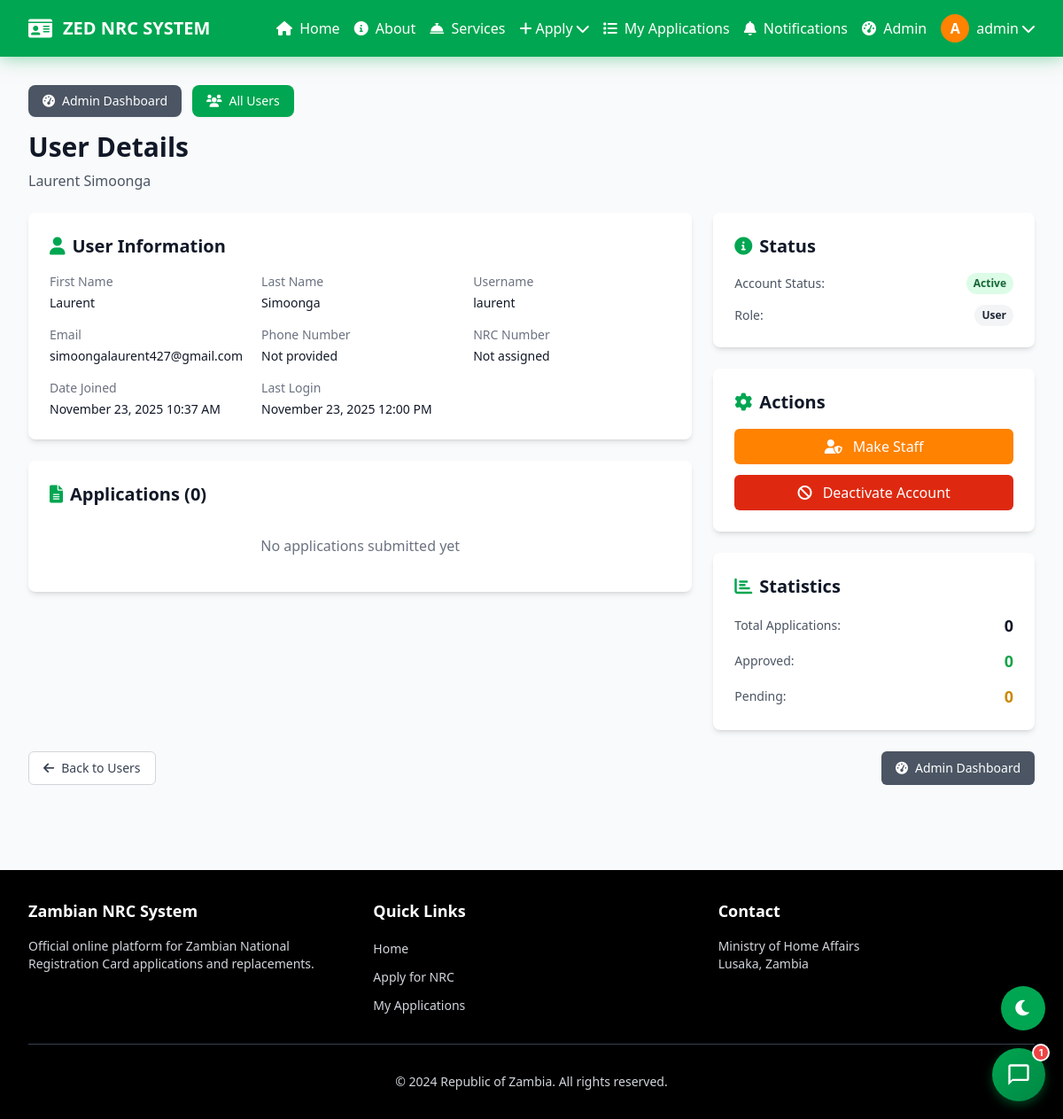
The app's page /dashboard/user/1/ (signed in), older data.
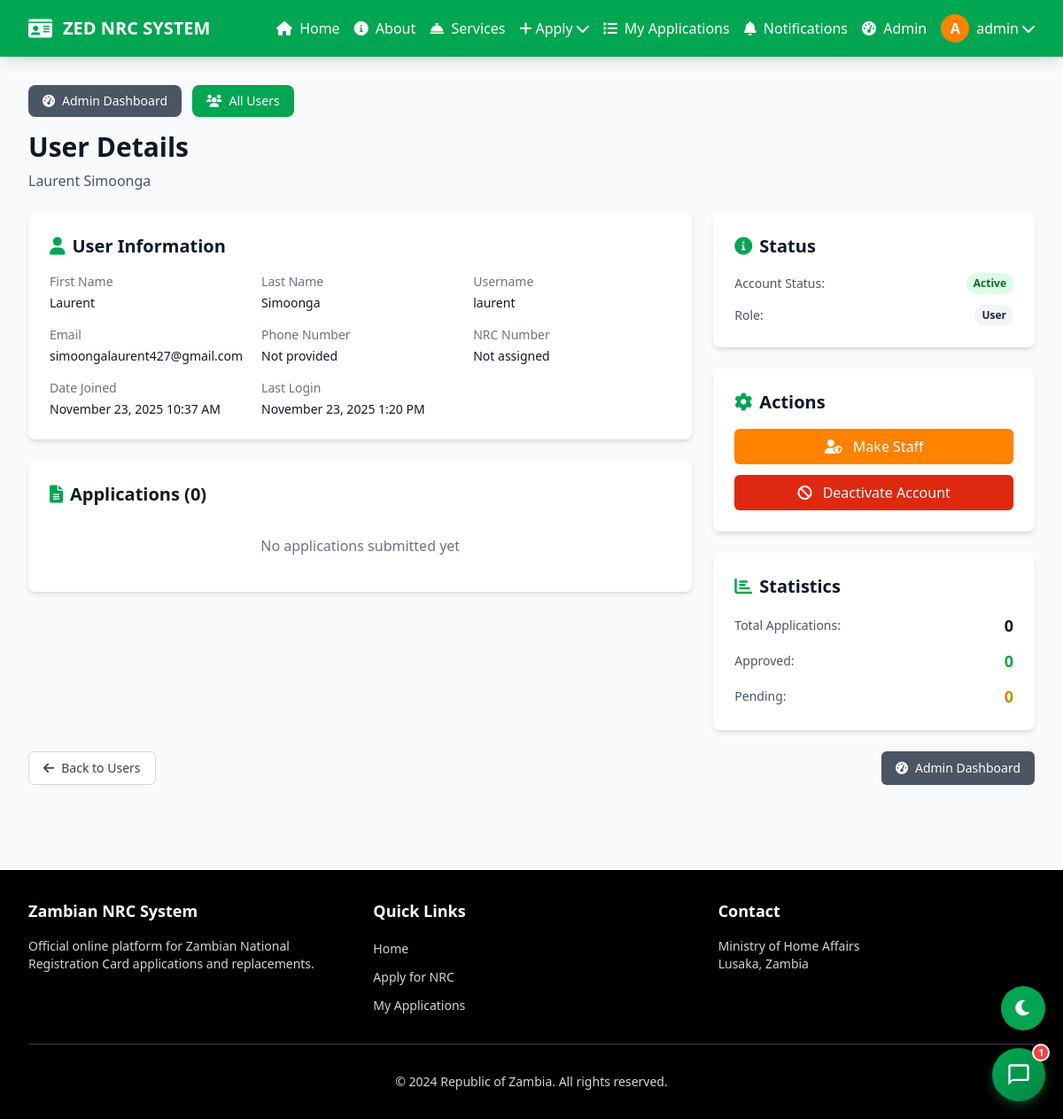
The same page, newer data.
### accounts/models.py (models this page shows, shortened)
class CustomUser(AbstractUser):
    phone_number = models.CharField(max_length=15, blank=True)
    nrc_number = models.CharField(max_length=20, blank=True, unique=True, null=True)
    profile_image = models.ImageField(upload_to='profile_images/', blank=True, null=True)
    bio = models.TextField(max_length=500, blank=True)
    otp_code = models.CharField(
        max_length=6,
        blank=True,
        null=True,
        default=None,        # ← Changed from "" to None (real change)
        editable=False,      # ← New attribute Django can't ignore
        verbose_name="OTP Code",
        help_text="Temporary 6-digit code"
    )
    otp_created_at = models.DateTimeField(
        blank=True,
        null=True,
        default=None,        # ← Changed from timezone.now to None
        editable=False,
        verbose_name="OTP Created At"
    )
    otp_verified = models.BooleanField(
        default=False,
        verbose_name="OTP Verified",
        editable=False       # ← Also added here
    )
    def get_initials(self):
        if self.first_name and self.last_name:
            return f"{self.first_name[0]}{self.last_name[0]}".upper()
        return self.username[0].upper() if self.username else "U"

### applications/views.py (the view, shortened to what this page needs)
# urls.py: path('dashboard/user/<int:user_id>/', views.admin_user_detail, name='admin_user_detail'),
@user_passes_test(is_admin)
def admin_user_detail(request, user_id):
    from django.contrib.auth import get_user_model
    User = get_user_model()
    user = get_object_or_404(User, pk=user_id)
    user_applications = NRCApplication.objects.filter(user=user)
    context = {
        'viewed_user': user,
        'user_applications': user_applications,
    }
    return render(request, 'applications/admin_user_detail.html', context)

### applications/views.py (called while the page is built)
def is_admin(user):
    return user.is_staff or user.is_superuser

### templates/applications/admin_user_detail.html (shortened to what the changed rows need)
{% extends 'base.html' %}
{% block content %}
<div class="max-w-6xl mx-auto">
    <div class="mb-6">
        <h1 class="text-3xl font-bold text-gray-900 mb-2">User Details</h1>
        <p class="text-gray-600">{{ viewed_user.get_full_name|default:viewed_user.username }}</p>
    </div>
    <div class="grid grid-cols-1 lg:grid-cols-3 gap-6">
        <div class="lg:col-span-2 space-y-6">
            <div class="bg-white rounded-lg shadow-md p-6">
                <h2 class="text-xl font-semibold text-gray-900 mb-4">
                    <i class="fas fa-user text-zambian-green mr-2"></i>User Information
                </h2>
                <div class="grid grid-cols-1 md:grid-cols-2 gap-4">
                    <div>
                        <label class="block text-sm font-medium text-gray-500">First Name</label>
                        <p class="mt-1 text-sm text-gray-900">{{ viewed_user.first_name|default:"Not provided" }}</p>
                    </div>
                    <div>
                        <label class="block text-sm font-medium text-gray-500">Last Name</label>
                        <p class="mt-1 text-sm text-gray-900">{{ viewed_user.last_name|default:"Not provided" }}</p>
                    </div>
                    <div>
                        <label class="block text-sm font-medium text-gray-500">Username</label>
                        <p class="mt-1 text-sm text-gray-900">{{ viewed_user.username }}</p>
                    </div>
                    <div>
                        <label class="block text-sm font-medium text-gray-500">Email</label>
                        <p class="mt-1 text-sm text-gray-900">{{ viewed_user.email }}</p>
                    </div>
                    <div>
                        <label class="block text-sm font-medium text-gray-500">Phone Number</label>
                        <p class="mt-1 text-sm text-gray-900">{{ viewed_user.phone_number|default:"Not provided" }}</p>
                    </div>
                    <div>
                        <label class="block text-sm font-medium text-gray-500">NRC Number</label>
                        <p class="mt-1 text-sm text-gray-900">{{ viewed_user.nrc_number|default:"Not assigned" }}</p>
                    </div>
                    <div>
                        <label class="block text-sm font-medium text-gray-500">Date Joined</label>
                        <p class="mt-1 text-sm text-gray-900">{{ viewed_user.date_joined|date:"F d, Y g:i A" }}</p>
                    </div>
                    <div>
                        <label class="block text-sm font-medium text-gray-500">Last Login</label>
                        <p class="mt-1 text-sm text-gray-900">{{ viewed_user.last_login|date:"F d, Y g:i A"|default:"Never" }}</p>
                    </div>
                </div>
            </div>
            <div class="bg-white rounded-lg shadow-md p-6">
                <h2 class="text-xl font-semibold text-gray-900 mb-4">
                    <i class="fas fa-file-alt text-zambian-green mr-2"></i>Applications ({{ user_applications.count }})
                </h2>
            </div>
        </div>
        <div class="space-y-6">
            <div class="bg-white rounded-lg shadow-md p-6">
                <h2 class="text-xl font-semibold text-gray-900 mb-4">
                    <i class="fas fa-info-circle text-zambian-green mr-2"></i>Status
                </h2>
            </div>
            {% if not viewed_user.is_superuser %}
            <div class="bg-white rounded-lg shadow-md p-6">
                <h2 class="text-xl font-semibold text-gray-900 mb-4">
                    <i class="fas fa-cog text-zambian-green mr-2"></i>Actions
                </h2>
            </div>
            {% endif %}
            <div class="bg-white rounded-lg shadow-md p-6">
                <h2 class="text-xl font-semibold text-gray-900 mb-4">
                    <i class="fas fa-chart-bar text-zambian-green mr-2"></i>Statistics
                </h2>
            </div>
        </div>
    </div>
</div>
{% endblock %}

Row changes from the older to the newer data that the page shows:
changed CustomUser "Laurent Simoonga": last_login "November 23, 2025 12:00 PM" → "November 23, 2025 1:20 PM"
